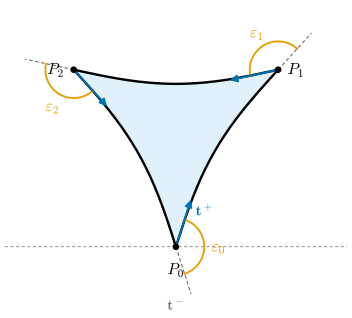

The Python source for this figure:
"""그림 5.6.3: 곡선다각형과 외각 (5.6절, 정의 5.6.9, 정리 5.6.11).

꼭짓점 P0 = (0, -1), P1 = (cos 30°, sin 30°), P2 = (cos 150°, sin 150°)를 반시계 방향으로 잇는 세 조각
γ_i(u) = P_i + u(P_{i+1} - P_i) + 0.12 sin(πu) ν_i (0 ≤ u ≤ 1, ν_i는 현의 왼쪽 단위법선, 곧 안쪽)으로 만든
오목한 곡선 삼각형. 각 꼭짓점에서 들어오는 단위접벡터 t⁻ (회색 점선 연장)과 나가는 단위접벡터 t⁺ (파랑),
그리고 t⁻에서 t⁺까지의 외각 ε_i (주황 호)를 그린다. 가장 낮은 점은 꼭짓점 P0이다.
자기검사: Σ∫κ_s|γ'| + Σε_i = 2π (정리 5.6.11), 외각은 (-π, π) 안.

실행: 프로젝트 루트에서 ``PYTHONPATH=tools python3 chapters/05-space-curves/figures/fig-5-6-3-curvilinear-polygon.py``
"""

import dgfig

dgfig.setup()

import math

import matplotlib.pyplot as plt
import numpy as np
import sympy as sp

import dgsym

C = dgfig.COLORS
t = sp.symbols("t", real=True)
P = [np.array([math.cos(a), math.sin(a)]) for a in (-math.pi / 2, math.pi / 6, 5 * math.pi / 6)]
H = 0.12


def edge(p, q):
    d = q - p
    nu = np.array([-d[1], d[0]]) / np.linalg.norm(d)
    return sp.Matrix([p[0] + t * d[0] + H * sp.sin(sp.pi * t) * nu[0], p[1] + t * d[1] + H * sp.sin(sp.pi * t) * nu[1]])


def ang(u, v):
    return 2 * math.atan((u[0] * v[1] - u[1] * v[0]) / (1 + u @ v))


edges = [edge(P[i], P[(i + 1) % 3]) for i in range(3)]
total = 0.0
tan_in, tan_out = [], []
for e in edges:
    ks = dgsym.signed_curvature(e, t)
    spd = sp.sqrt(sp.diff(e[0], t) ** 2 + sp.diff(e[1], t) ** 2)
    f = sp.lambdify(t, ks * spd, "numpy")
    xs = np.linspace(0, 1, 20001)
    total += np.trapezoid(np.broadcast_to(f(xs), xs.shape), xs)
    d = sp.lambdify(t, list(sp.diff(e, t)), "numpy")
    a0, a1 = np.array(d(0.0), float), np.array(d(1.0), float)
    tan_out.append(a0 / np.linalg.norm(a0))          # 조각의 시작 = 꼭짓점 P_i에서 나가는 방향
    tan_in.append(a1 / np.linalg.norm(a1))           # 조각의 끝 = 꼭짓점 P_{i+1}로 들어오는 방향
eps = [ang(tan_in[i - 1], tan_out[i]) for i in range(3)]      # 꼭짓점 P_i: 들어오는 것은 조각 i-1의 끝
assert all(abs(x) < math.pi - 1e-3 for x in eps)
assert abs(total + sum(eps) - 2 * math.pi) < 1e-7
pts = np.concatenate([np.array(sp.lambdify(t, list(e), "numpy")(np.linspace(0, 1, 400))).T for e in edges])
assert abs(pts[:, 1].min() + 1) < 1e-9                        # 가장 낮은 점 = P0

fig, ax = plt.subplots(figsize=(4.6, 4.3))
ax.fill(*pts.T, color=C["region"], alpha=0.18, lw=0)
ax.plot(*np.vstack([pts, pts[:1]]).T, color=C["main"], lw=dgfig.LW["main"], zorder=3)
for i in range(3):
    p = P[i]
    Tm, Tp = tan_in[i - 1], tan_out[i]
    ax.plot(*np.stack([p, p + 0.42 * Tm]).T, color=C["aux"], lw=0.9, ls=(0, (3, 2)), zorder=2)
    ax.annotate("", xy=p + 0.42 * Tp, xytext=p, arrowprops=dict(arrowstyle="-|>", color=C["tangent"], lw=1.4,
                                                               mutation_scale=11, shrinkA=0, shrinkB=0), zorder=5)
    a0 = math.atan2(Tm[1], Tm[0])
    arc = np.linspace(a0, a0 + eps[i], 60)
    rr = 0.24
    ax.plot(p[0] + rr * np.cos(arc), p[1] + rr * np.sin(arc), color=C["accent"], lw=1.4, zorder=4)
    mid = a0 + eps[i] / 2
    ax.text(p[0] + 0.36 * math.cos(mid), p[1] + 0.36 * math.sin(mid), r"$\varepsilon_{%d}$" % i, fontsize=12,
            color=C["accent"], ha="center", va="center")
    ax.plot(*p, "o", color=C["main"], ms=4, zorder=6)
off = {0: (0.0, -0.13, "center", "top"), 1: (0.08, 0.0, "left", "center"), 2: (-0.08, 0.0, "right", "center")}
for i in range(3):
    dx, dy, ha, va = off[i]
    ax.text(P[i][0] + dx, P[i][1] + dy, r"$P_{%d}$" % i, fontsize=12, ha=ha, va=va)
ax.text(*(P[0] + 0.42 * tan_out[0] + np.array([0.04, -0.04])), r"$\mathbf{t}^+$", fontsize=11, color=C["tangent"], va="top")
ax.text(*(P[0] + 0.42 * tan_in[2] + np.array([-0.04, -0.04])), r"$\mathbf{t}^-$", fontsize=11, color=C["aux"], ha="right", va="top")
ax.axhline(-1, color=C["aux"], lw=0.6, ls=(0, (4, 3)), zorder=1)
dgfig.schematic_axes(ax, xlim=(-1.45, 1.45), ylim=(-1.45, 1.05))
dgfig.save(fig, __file__)
